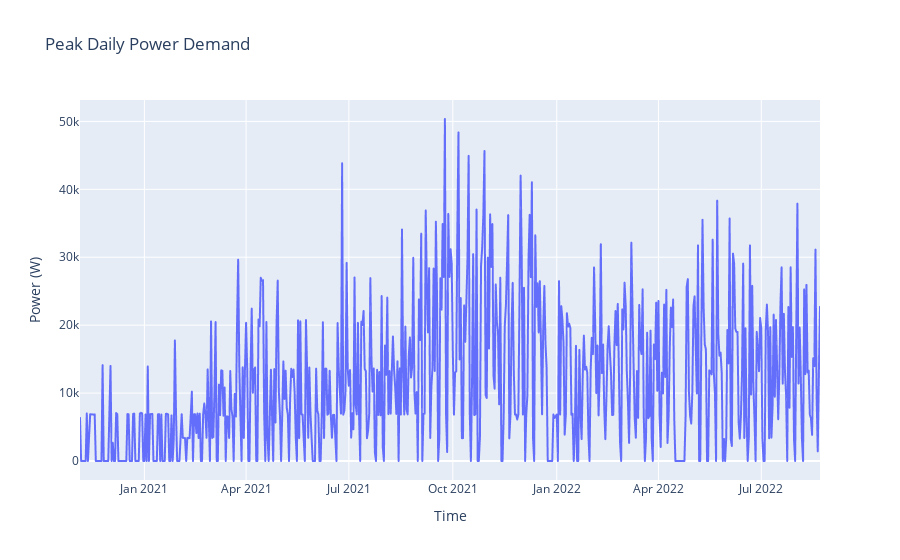

Write notebook code for a chart like this one.
### Code cell
fig = FigureResampler(go.Figure())
fig.add_trace(go.Scattergl(), hf_x = df_24h.index  , hf_y = df_24h["max_power"])
fig.update_layout(title = f"Peak Daily Power Demand", xaxis_title = "Time", yaxis_title="Power (W)")
fig.show()

### Figure 1 — Plotly figure (JSON) as saved in the notebook; plotly's stock layout.template omitted (floating-point values rounded to 4 significant figures; data arrays with more than 128 entries replaced by an {"elided": "..."} marker saying what was removed)
{"data": [{"type": "scattergl", "uid": "29b22399-6c04-467b-a09b-8dedda9e65dd", "x": {"elided": "656 str values"}, "y": {"elided": "656 int values"}}], "layout": {"autosize": true, "title": {"text": "Peak Daily Power Demand"}, "xaxis": {"autorange": true, "range": ["2020-11-05", "2022-08-22"], "title": {"text": "Time"}, "type": "date"}, "yaxis": {"autorange": true, "range": [-2797.0, 53150.0], "title": {"text": "Power (W)"}, "type": "linear"}}}
